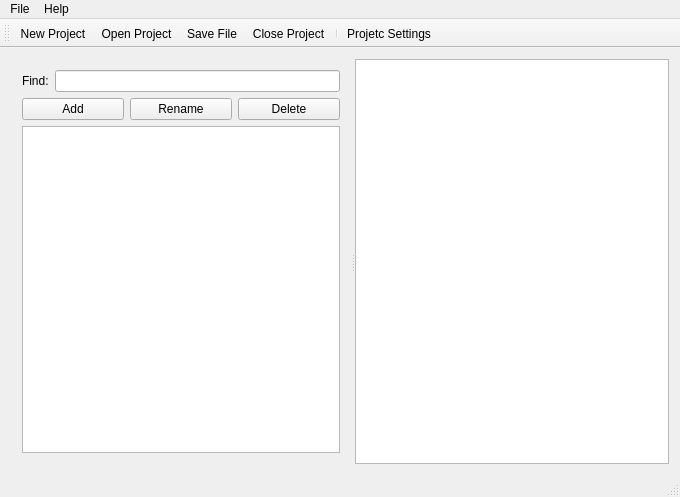
<?xml version="1.0" encoding="UTF-8"?>
<ui version="4.0">
 <class>MainWindow</class>
 <widget class="QMainWindow" name="MainWindow">
  <property name="geometry">
   <rect>
    <x>0</x>
    <y>0</y>
    <width>680</width>
    <height>497</height>
   </rect>
  </property>
  <property name="sizePolicy">
   <sizepolicy hsizetype="Maximum" vsizetype="Maximum">
    <horstretch>0</horstretch>
    <verstretch>0</verstretch>
   </sizepolicy>
  </property>
  <property name="windowTitle">
   <string>Translator</string>
  </property>
  <widget class="QWidget" name="centralWidget">
   <property name="sizePolicy">
    <sizepolicy hsizetype="Preferred" vsizetype="Preferred">
     <horstretch>0</horstretch>
     <verstretch>0</verstretch>
    </sizepolicy>
   </property>
   <property name="autoFillBackground">
    <bool>false</bool>
   </property>
   <layout class="QHBoxLayout" name="horizontalLayout_6">
    <item>
     <widget class="QSplitter" name="keyAndContentSplitter">
      <property name="orientation">
       <enum>Qt::Horizontal</enum>
      </property>
      <widget class="QWidget" name="layoutWidget">
       <layout class="QVBoxLayout" name="keyVLayout">
        <item>
         <layout class="QHBoxLayout" name="keySearchHLayout">
          <item>
           <widget class="QLabel" name="findLabel">
            <property name="sizePolicy">
             <sizepolicy hsizetype="Fixed" vsizetype="Preferred">
              <horstretch>0</horstretch>
              <verstretch>0</verstretch>
             </sizepolicy>
            </property>
            <property name="autoFillBackground">
             <bool>false</bool>
            </property>
            <property name="text">
             <string>Find:</string>
            </property>
            <property name="scaledContents">
             <bool>true</bool>
            </property>
           </widget>
          </item>
          <item>
           <widget class="QLineEdit" name="searchKeyLineEdit">
            <property name="sizePolicy">
             <sizepolicy hsizetype="Preferred" vsizetype="Fixed">
              <horstretch>0</horstretch>
              <verstretch>0</verstretch>
             </sizepolicy>
            </property>
           </widget>
          </item>
         </layout>
        </item>
        <item>
         <layout class="QHBoxLayout" name="keyModifierHLayout">
          <item>
           <widget class="QPushButton" name="addKeyButton">
            <property name="text">
             <string>Add</string>
            </property>
           </widget>
          </item>
          <item>
           <widget class="QPushButton" name="renameKeyButton">
            <property name="text">
             <string>Rename</string>
            </property>
           </widget>
          </item>
          <item>
           <widget class="QPushButton" name="deleteKeyButton">
            <property name="text">
             <string>Delete</string>
            </property>
           </widget>
          </item>
         </layout>
        </item>
        <item>
         <widget class="QListWidget" name="keyListWidget">
          <property name="sizePolicy">
           <sizepolicy hsizetype="Preferred" vsizetype="Expanding">
            <horstretch>0</horstretch>
            <verstretch>0</verstretch>
           </sizepolicy>
          </property>
          <property name="editTriggers">
           <set>QAbstractItemView::DoubleClicked|QAbstractItemView::EditKeyPressed|QAbstractItemView::SelectedClicked</set>
          </property>
          <property name="alternatingRowColors">
           <bool>false</bool>
          </property>
          <property name="selectionMode">
           <enum>QAbstractItemView::ExtendedSelection</enum>
          </property>
         </widget>
        </item>
       </layout>
      </widget>
      <widget class="QSplitter" name="valueAndWebEngineSplitter">
       <property name="sizePolicy">
        <sizepolicy hsizetype="Expanding" vsizetype="Expanding">
         <horstretch>0</horstretch>
         <verstretch>0</verstretch>
        </sizepolicy>
       </property>
       <property name="orientation">
        <enum>Qt::Vertical</enum>
       </property>
       <widget class="QTableWidget" name="valueTableWidget">
        <property name="sizePolicy">
         <sizepolicy hsizetype="Expanding" vsizetype="Expanding">
          <horstretch>0</horstretch>
          <verstretch>0</verstretch>
         </sizepolicy>
        </property>
        <property name="baseSize">
         <size>
          <width>0</width>
          <height>0</height>
         </size>
        </property>
        <property name="wordWrap">
         <bool>true</bool>
        </property>
        <property name="cornerButtonEnabled">
         <bool>true</bool>
        </property>
        <property name="rowCount">
         <number>0</number>
        </property>
        <property name="columnCount">
         <number>0</number>
        </property>
        <attribute name="horizontalHeaderVisible">
         <bool>false</bool>
        </attribute>
        <attribute name="horizontalHeaderCascadingSectionResizes">
         <bool>false</bool>
        </attribute>
        <attribute name="horizontalHeaderHighlightSections">
         <bool>true</bool>
        </attribute>
        <attribute name="horizontalHeaderShowSortIndicator" stdset="0">
         <bool>false</bool>
        </attribute>
        <attribute name="horizontalHeaderStretchLastSection">
         <bool>true</bool>
        </attribute>
        <attribute name="verticalHeaderVisible">
         <bool>false</bool>
        </attribute>
        <attribute name="verticalHeaderCascadingSectionResizes">
         <bool>false</bool>
        </attribute>
        <attribute name="verticalHeaderDefaultSectionSize">
         <number>30</number>
        </attribute>
        <attribute name="verticalHeaderHighlightSections">
         <bool>true</bool>
        </attribute>
        <attribute name="verticalHeaderShowSortIndicator" stdset="0">
         <bool>false</bool>
        </attribute>
        <attribute name="verticalHeaderStretchLastSection">
         <bool>false</bool>
        </attribute>
       </widget>
      </widget>
     </widget>
    </item>
   </layout>
  </widget>
  <widget class="QMenuBar" name="menuBar">
   <property name="geometry">
    <rect>
     <x>0</x>
     <y>0</y>
     <width>680</width>
     <height>21</height>
    </rect>
   </property>
   <widget class="QMenu" name="menuFile">
    <property name="title">
     <string>File</string>
    </property>
    <addaction name="actionNewProject"/>
    <addaction name="actionOpenProject"/>
    <addaction name="actionRecentProject"/>
    <addaction name="separator"/>
    <addaction name="actionSaveProject"/>
    <addaction name="separator"/>
    <addaction name="actionProjectSettings"/>
    <addaction name="actionCloseProject"/>
    <addaction name="separator"/>
    <addaction name="actionQuit"/>
   </widget>
   <widget class="QMenu" name="menuAbout">
    <property name="title">
     <string>Help</string>
    </property>
    <addaction name="actionHowToUseIt"/>
    <addaction name="actionAbout"/>
   </widget>
   <addaction name="menuFile"/>
   <addaction name="menuAbout"/>
  </widget>
  <widget class="QToolBar" name="mainToolBar">
   <attribute name="toolBarArea">
    <enum>TopToolBarArea</enum>
   </attribute>
   <attribute name="toolBarBreak">
    <bool>false</bool>
   </attribute>
   <addaction name="actionNewProject"/>
   <addaction name="actionOpenProject"/>
   <addaction name="actionSaveProject"/>
   <addaction name="actionCloseProject"/>
   <addaction name="separator"/>
   <addaction name="actionProjectSettings"/>
  </widget>
  <widget class="QStatusBar" name="statusBar"/>
  <action name="actionNewProject">
   <property name="icon">
    <iconset resource="../resources.qrc">
     <normaloff>:/New</normaloff>:/New</iconset>
   </property>
   <property name="text">
    <string>New Project</string>
   </property>
  </action>
  <action name="actionOpenProject">
   <property name="icon">
    <iconset resource="../resources.qrc">
     <normaloff>:/Open</normaloff>:/Open</iconset>
   </property>
   <property name="text">
    <string>Open Project</string>
   </property>
  </action>
  <action name="actionCloseProject">
   <property name="icon">
    <iconset resource="../resources.qrc">
     <normaloff>:/Close</normaloff>:/Close</iconset>
   </property>
   <property name="text">
    <string>Close Project</string>
   </property>
  </action>
  <action name="actionSaveProject">
   <property name="icon">
    <iconset resource="../resources.qrc">
     <normaloff>:/Save</normaloff>:/Save</iconset>
   </property>
   <property name="text">
    <string>Save File</string>
   </property>
  </action>
  <action name="actionQuit">
   <property name="icon">
    <iconset resource="../resources.qrc">
     <normaloff>:/Quit</normaloff>:/Quit</iconset>
   </property>
   <property name="text">
    <string>Quit</string>
   </property>
  </action>
  <action name="actionRecentProject">
   <property name="icon">
    <iconset resource="../resources.qrc">
     <normaloff>:/Recent</normaloff>:/Recent</iconset>
   </property>
   <property name="text">
    <string>Recent Project</string>
   </property>
  </action>
  <action name="actionProjectSettings">
   <property name="icon">
    <iconset resource="../resources.qrc">
     <normaloff>:/Settings</normaloff>:/Settings</iconset>
   </property>
   <property name="text">
    <string>Projetc Settings</string>
   </property>
  </action>
  <action name="actionHowToUseIt">
   <property name="icon">
    <iconset>
     <normaloff>:/icons/Validate.png</normaloff>:/icons/Validate.png</iconset>
   </property>
   <property name="text">
    <string>How To Use it</string>
   </property>
  </action>
  <action name="actionAbout">
   <property name="icon">
    <iconset>
     <normaloff>:/icons/Validate.png</normaloff>:/icons/Validate.png</iconset>
   </property>
   <property name="text">
    <string>About</string>
   </property>
  </action>
 </widget>
 <layoutdefault spacing="6" margin="11"/>
 <resources>
  <include location="../resources.qrc"/>
 </resources>
 <connections/>
</ui>
